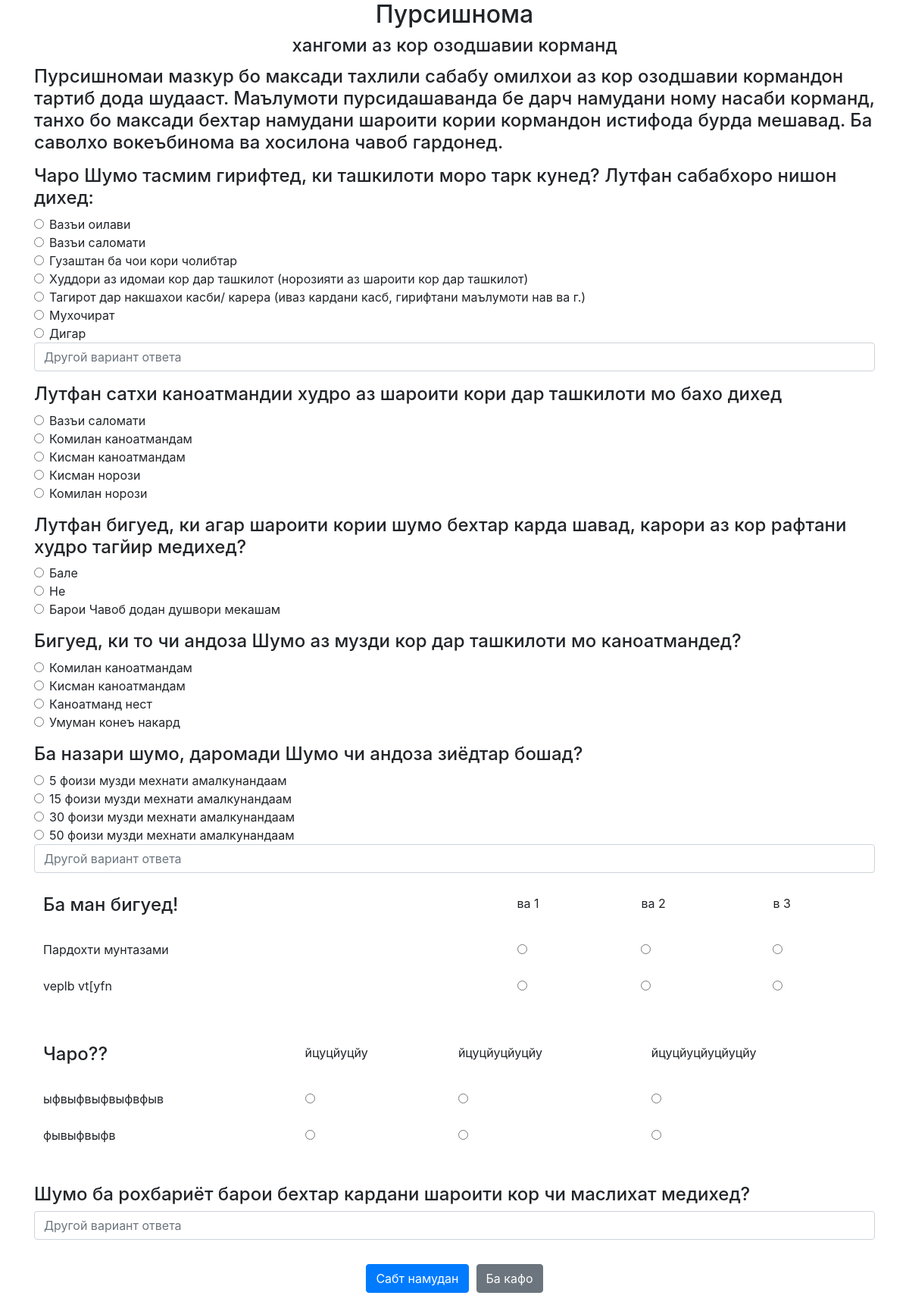
The page / on the database its author committed.
### pursishnoma/models.py (models this page shows, shortened)
class Question(models.Model):
    question_text = models.CharField(max_length=200)
    requires_text_response = models.BooleanField(default=False,verbose_name="Добавить текст ввод к вопросу")
    only_text = models.BooleanField(default=False,verbose_name="Только текст")
    question_main = models.ForeignKey(MainQuestion, on_delete= models.CASCADE, null = True, blank = True)

class Choice(models.Model):
    question = models.ForeignKey(Question, on_delete=models.CASCADE)
    choice_text = models.CharField(max_length=200)

class MainQuestion(models.Model):
    question_main = models.CharField(max_length=200, null = True, blank = True)

### pursishnoma/views.py (the view)
# urls.py: path('', views.survey, name='survey'),  # Главная страница с опросом
def survey(request):
    questions = Question.objects.all()
    main_questions = MainQuestion.objects.all()
    context = {'questions': questions, 'main_questions' : main_questions}
    return render(request, 'survey.html', context)

### pursishnoma/templates/survey.html (shortened to what this page needs)
<!DOCTYPE html>
<html lang="en">
<head>
    <link href="https://maxcdn.bootstrapcdn.com/bootstrap/4.5.2/css/bootstrap.min.css" rel="stylesheet">
</head>
<body>
    <div style="display: flex; justify-content: center;">
        <p>
        <h2> Пурсишнома </h2>
        </p>
    </div>
    <div style="display: flex; justify-content: center;">
        <p>
        <h4> хангоми аз кор озодшавии корманд </h4>
        </p>
    </div>
    <div class="container mt-1" style="display: flex; justify-content: center;">
        <p>
        <h4> Пурсишномаи мазкур бо максади тахлили сабабу омилхои аз кор озодшавии кормандон тартиб дода шудааст.
            Маълумоти пурсидашаванда бе дарч намудани ному насаби корманд, танхо бо максади бехтар намудани шароити
            кории кормандон истифода бурда мешавад. Ба саволхо вокеъбинома ва хосилона чавоб гардонед. </h4>
        </p>
    </div>
    <div class="container mt-2">
        <form action="{% url 'submit_survey' %}" method="POST" onsubmit="return validateForm()">
            {% for question in questions %}
            {% if not question.question_main and not question.only_text %}
            <div class="form-group">
                <h4>{{ question.question_text }}</h4>
                {% for choice in question.choice_set.all %}
                <div class="form-check">
                    <input class="form-check-input" type="radio" name="choice_{{ question.id }}"
                        id="choice_{{ choice.id }}" value="{{ choice.id }}" required>
                    <label class="form-check-label" for="choice_{{ choice.id }}">{{ choice.choice_text }}</label>
                </div>
                {% endfor %}
                {% if question.requires_text_response %}
                <input type="text" class="form-control" name="question_{{ question.id }}_text_response"
                    placeholder="Другой вариант ответа">
                {% endif %}
            </div>
            {% endif %}
            {% endfor %}
            {% for main_question in main_questions %}
            <table class="table table-borderless">
                <tr>
                    <td colspan="2">
                        <h4>{{ main_question.question_main }}</h4>
                        {% for question in main_question.question_set.all %}
                        {% if forloop.first %}
                        {% for choice in question.choice_set.all %}
                    <td>
                        {{ choice.choice_text }}
                    </td>
                    {% endfor %}
                    {% endif %}
                    {% endfor %}
                    </td>
                </tr>
                {% for question in main_question.question_set.all %}
                <tr>
                    <td colspan="2">
                        {{ question.question_text }}
                    </td>
                    {% for choice in question.choice_set.all %}
                    <td>
                        <input type="radio" name="{{ question.id }}" value="{{ choice.id }}" required>
                    </td>
                    {% endfor %}
                </tr>
                {% endfor %}
            </table>
            <br>
            {% endfor %}
            {% for question in questions %}
            {% if question.only_text %}
            <div class="form-group">
                <h4>{{ question.question_text }}</h4>
                {% if question.requires_text_response %}
                <input type="text" class="form-control" name="question_{{ question.id }}_text_response"
                    placeholder="Другой вариант ответа" required>
                {% endif %}
            </div>
            {% endif %}
            {% endfor %}
            <div style="display: flex; justify-content: center; gap: 10px; margin-bottom: 20px;">
                <button type="submit" class="btn btn-primary mt-3" onclick="return validateForm()">Сабт намудан</button>
                <button type="button" class="btn btn-secondary mt-3" onclick="goBack()">Ба кафо</button>
            </div>
        </form>
    </div>
</body>
</html>

### pursishnoma/templates/survey.html (style rules this page uses)
table { border-collapse: collapse; width: 100%; }
th, td { border: 1px solid #dddddd; text-align: left; padding: 8px; }

### rows shown on the page
Question: question_text "Чаро Шумо тасмим гирифтед, ки ташкилоти моро тарк кунед? Лутфан сабабхоро нишон дихед:"
Choice: choice_text "Вазъи оилави"
Choice: choice_text "Вазъи саломати"
Choice: choice_text "Гузаштан ба чои кори чолибтар"
Choice: choice_text "Худдори аз идомаи кор дар ташкилот (норозияти аз шароити кор дар ташкилот)"
Choice: choice_text "Тагирот дар накшахои касби/ карера (иваз кардани касб, гирифтани маълумоти нав ва г.)"
Choice: choice_text "Мухочират"
Choice: choice_text "Дигар"
Question: question_text "Лутфан сатхи каноатмандии худро аз шароити кори дар ташкилоти мо бахо дихед"
Choice: choice_text "Вазъи саломати"
Choice: choice_text "Комилан каноатмандам"
Choice: choice_text "Кисман каноатмандам"
Choice: choice_text "Кисман норози"
Choice: choice_text "Комилан норози"
Question: question_text "Лутфан бигуед, ки агар шароити кории шумо бехтар карда шавад, карори аз кор рафтани худро тагйир медихед?"
Choice: choice_text "Бале"
Choice: choice_text "Не"
Choice: choice_text "Барои Чавоб додан душвори мекашам"
Question: question_text "Бигуед, ки то чи андоза Шумо аз музди кор дар ташкилоти мо каноатмандед?"
Choice: choice_text "Комилан каноатмандам"
Choice: choice_text "Кисман каноатмандам"
Choice: choice_text "Каноатманд нест"
Choice: choice_text "Умуман конеъ накард"
Question: question_text "Ба назари шумо, даромади Шумо чи андоза зиёдтар бошад?"
Choice: choice_text "5 фоизи музди мехнати амалкунандаам"
Choice: choice_text "15 фоизи музди мехнати амалкунандаам"
Choice: choice_text "30 фоизи музди мехнати амалкунандаам"
Choice: choice_text "50 фоизи музди мехнати амалкунандаам"
MainQuestion: question_main "Ба ман бигуед!"
Question: question_text "Пардохти мунтазами"
Choice: choice_text "ва 1"
Choice: choice_text "ва 2"
Choice: choice_text "в 3"
Question: question_text "veplb vt[yfn"
MainQuestion: question_main "Чаро??"
Question: question_text "ыфвыфвыфвыфвфыв"
Choice: choice_text "йцуцйуцйу"
Choice: choice_text "йцуцйуцйуцйу"
Choice: choice_text "йцуцйуцйуцйуцйу"
Question: question_text "фывыфвыфв"
Question: question_text "Шумо ба рохбариёт барои бехтар кардани шароити кор чи маслихат медихед?"
